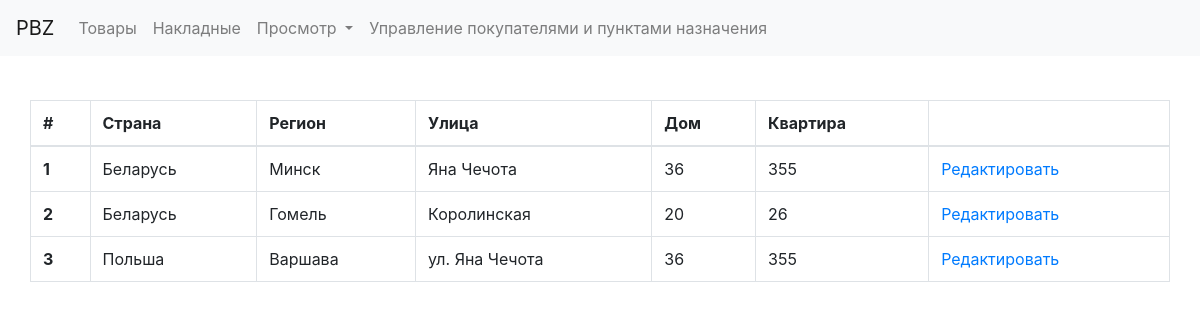
Page /edit_destination_page on the earlier database version.
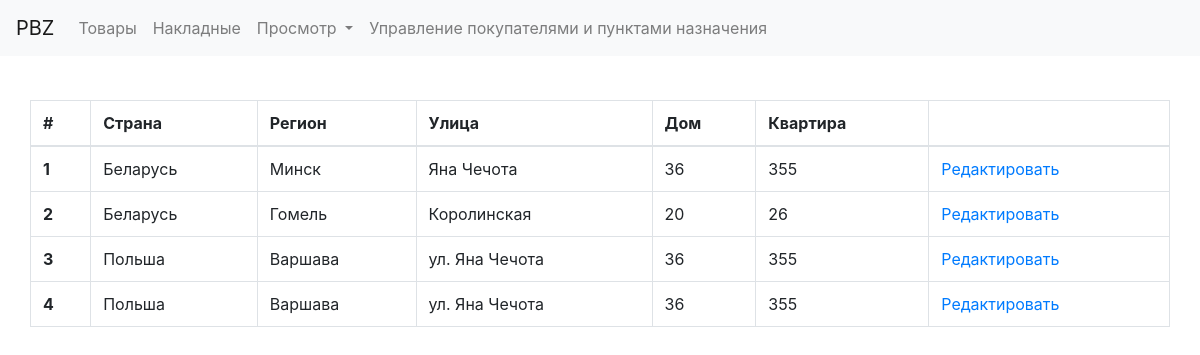
Same page on the later database version.
### PBZ/models.py (models this page shows)
class Destination(models.Model):
    country = models.CharField(max_length=100)
    region_name = models.CharField(max_length=100)
    street = models.CharField(max_length=100)
    house_number = models.IntegerField()
    flat_number = models.IntegerField()

### PBZ/views.py (the view)
# urls.py: path('edit_destination_page', views.destination_edit_page, name='edit_destination_page'),
def destination_edit_page(request):
    context = {}
    context['destination'] = Destination.objects.all()
    return render(request, 'edit_page_destination.html', context)

### PBZ/templates/edit_page_destination.html
{% extends 'common.html' %}
{% block content %}
    <body class="container-fluid"
          style="background-image: url('http://wp.widewallpapers.ru/2k/cities/new-york/1920x1200/New-York-1920x1200-128.jpg'); background-repeat: no-repeat; background-size: cover; background-position: center center;">
    <div class="container-fluid" style="background-color: white">
        <table class="table table-bordered">
            <thead>
            <tr>
                <th>#</th>
                <th>Страна</th>
                <th>Регион</th>
                <th>Улица</th>
                <th>Дом</th>
                <th>Квартира</th>
                <th></th>
            </tr>
            </thead>
            <tbody>
                {% for item in destination %}
                    <tr>
                    <th scope="row">{{ item.id }}</th>
                    <td>{{ item.country }}</td>
                    <td>{{ item.region_name }}</td>
                    <td>{{ item.street  }}</td>
                        <td>{{ item.house_number}}</td>
                    <td>{{ item.flat_number }}</td>
                    <td><a href="{% url 'edit_destination' item.id %}">Редактировать</a></td>
                    </tr>
                {% endfor %}
            </tbody>
        </table>
    </div>
    </body>
{% endblock %}

Differences in the rows shown:
added Destination: id "4", country "Польша", region_name "Варшава", street "ул. Яна Чечота", house_number "36", flat_number "355"
